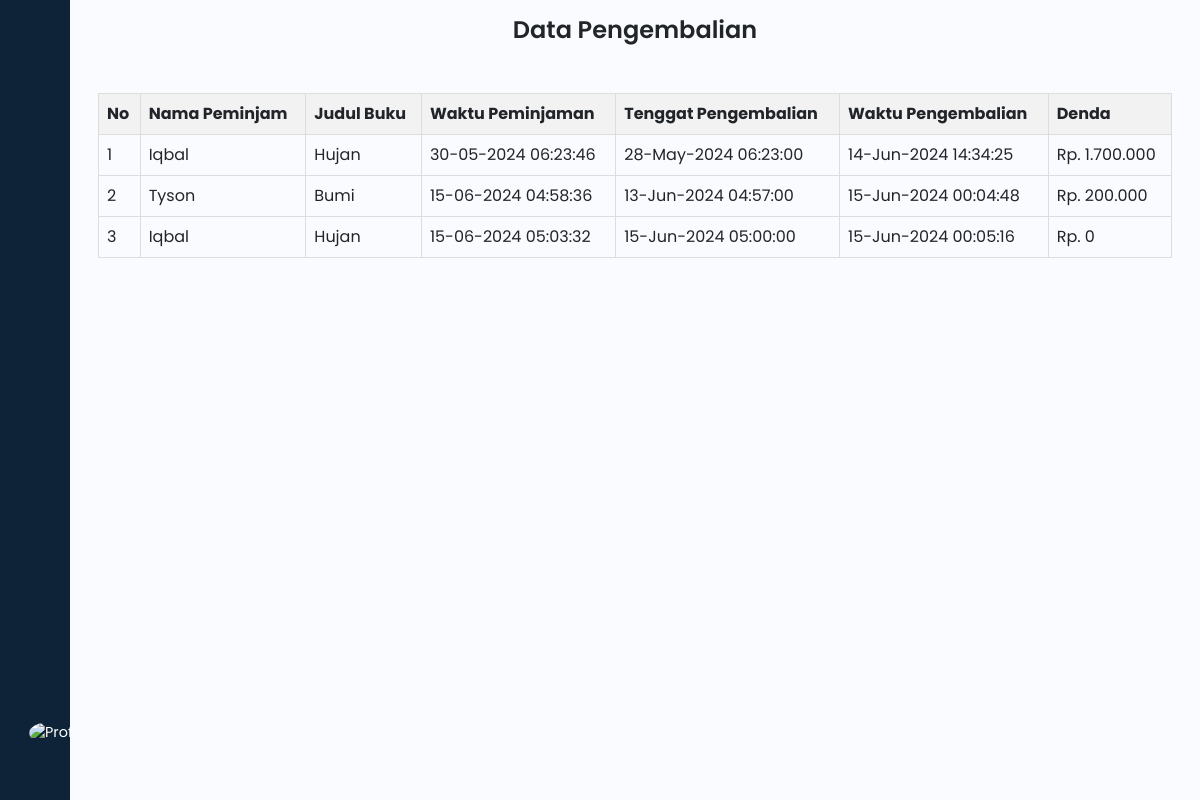
/view/admin/peminjaman/dataPengembalian.php (signed in), run on the app's committed database.
### tables this page shows
CREATE TABLE `peminjaman` (
  `kode_peminjaman` int(11) NOT NULL,
  `id_member` int(11) NOT NULL,
  `id_buku` int(11) NOT NULL,
  `denda` int(20) NOT NULL DEFAULT 0,
  `waktu_peminjaman` timestamp NULL DEFAULT NULL,
  `tenggat_pengembalian` timestamp NULL DEFAULT NULL,
  `waktu_pengembalian` timestamp NULL DEFAULT NULL,
  `status_pengembalian` tinyint(1) NOT NULL DEFAULT 0
);

CREATE TABLE `member` (
  `id` int(11) NOT NULL,
  `nama` varchar(50) NOT NULL,
  `email` varchar(50) NOT NULL,
  `no_telp` varchar(20) NOT NULL,
  `alamat` varchar(50) NOT NULL
);

CREATE TABLE `buku` (
  `id` int(11) NOT NULL,
  `judul` varchar(45) NOT NULL,
  `penulis` varchar(45) NOT NULL,
  `penerbit` varchar(45) NOT NULL,
  `tahun_terbit` year(4) NOT NULL,
  `cover` blob DEFAULT NULL,
  `jumlah` int(11) NOT NULL,
  `sinopsis` text NOT NULL
);

### Controller/database.php (called while the page is built, shortened)
<?php
class Database{
    private $pdo;
    function __construct(){
        try {
            $dsn = 'mysql:host='.DB_HOST.';dbname='.DB_NAME;
            $this->pdo = new PDO($dsn, DB_USER, DB_PASS);
            $this->pdo->setAttribute(PDO::ATTR_ERRMODE, PDO::ERRMODE_EXCEPTION);
        } catch(PDOException $e) {
            echo 'Connection failed: ' . $e->getMessage();
        }
    }
    function select($table, $condition = null){
        $sql = "SELECT * FROM $table";
        if ($condition) {
            $sql .= " $condition";
        }
        $query = $this->pdo->prepare($sql);
        $query->execute();
        return $query->fetchAll(PDO::FETCH_ASSOC);
}
}

### Model/Peminjaman.php (called while the page is built, shortened)
<?php
require_once "../../../Controller/database.php";
class Peminjaman{
    private $table="peminjaman";
    private $db;
    function __construct(){
        $this->db = new Database();
    }
    function readData($condition = null){
        return $this->db->select($this->table, $condition);
    }
}
?>

### view/admin/peminjaman/dataPengembalian.php (the view, shortened to what this page needs)
<?php
require_once '../../../Model/Peminjaman.php';
$peminjaman = new Peminjaman();
?>
<!DOCTYPE html>
<html lang="en">
<head>
  <?php require_once __DIR__.'/../layouts/header.php'; ?>
</head>
<body>
  <?php require_once __DIR__.'/../layouts/sidebar.php'; ?>
  <div class="main p-3">
    <div class="text-center">
      <h1>Data Pengembalian</h1>
      <div class="container mt-5 container-peminjaman">
        <div class="row">
          <div class="col-12">
            <table id="tablePeminjaman" class="display">
              <thead>
                <tr>
                  <th>No</th>
                  <th>Nama Peminjam</th>
                  <th>Judul Buku</th>
                  <th>Waktu Peminjaman</th>
                  <th>Tenggat Pengembalian</th>
                  <th>Waktu Pengembalian</th>
                  <th>Denda</th>
                </tr>
              </thead>
              <tbody>
                <?php
                  $row = $peminjaman->readData("JOIN member ON peminjaman.id_member = member.id JOIN buku ON peminjaman.id_buku = buku.id WHERE peminjaman.status_pengembalian = true");
                  foreach ($row as $key => $data) {
                    $waktu_peminjaman = date('d-m-Y H:i:s', strtotime($data['waktu_peminjaman']));
                    $tenggat_pengembalian = date('d-M-Y H:i:s', strtotime($data['tenggat_pengembalian']));
                    $waktu_pengembalian = is_null($data['waktu_pengembalian']) ? 'Belum Dikembalikan' : date('d-M-Y H:i:s', strtotime($data['waktu_pengembalian']));
                ?>
                <tr>
                  <td><?= $key+1 ?></td>
                  <td><?=ucwords(strtolower($data['nama']));?></td>
                  <td><?=ucwords(strtolower($data['judul']));?></td>
                  <td><?=$waktu_peminjaman?></td>
                  <td><?=$tenggat_pengembalian?></td>
                  <td><?=$waktu_pengembalian?></td>
                  <td>Rp. <?= number_format($data['denda'], 0, ',', '.'); ?></td>
                </tr>
                <?php } ?>
              </tbody>
            </table>
          </div>
        </div>
      </div>
    </div>
  </div>
</body>
</html>

### assets/css/style.css (style rules this page uses)
h1 { font-weight: 600; font-size: 1.5rem; }
body { font-family: 'Poppins', sans-serif; }
.main { min-height: 100vh; width: 100%; overflow: hidden; transition: all 0.35s ease-in-out; background-color: #fafbfe; }

### view/admin/peminjaman/dataPengembalian.php (style rules this page uses)
table { border-collapse: collapse; width: 100%; }
th, td { border: 1px solid #dddddd; text-align: left; padding: 8px; }
th { background-color: #f2f2f2; }
tbody { text-align: center; }

### data on the page
peminjaman: id_member.nama "Iqbal", id_buku.judul "Hujan", waktu_peminjaman "30-05-2024 06:23:46", tenggat_pengembalian "28-May-2024 06:23:00", waktu_pengembalian "14-Jun-2024 14:34:25", denda "1.700.000"
peminjaman: id_member.nama "Tyson", id_buku.judul "Bumi", waktu_peminjaman "15-06-2024 04:58:36", tenggat_pengembalian "13-Jun-2024 04:57:00", waktu_pengembalian "15-Jun-2024 00:04:48", denda "200.000"
peminjaman: id_member.nama "Iqbal", id_buku.judul "Hujan", waktu_peminjaman "15-06-2024 05:03:32", tenggat_pengembalian "15-Jun-2024 05:00:00", waktu_pengembalian "15-Jun-2024 00:05:16", denda "0"
